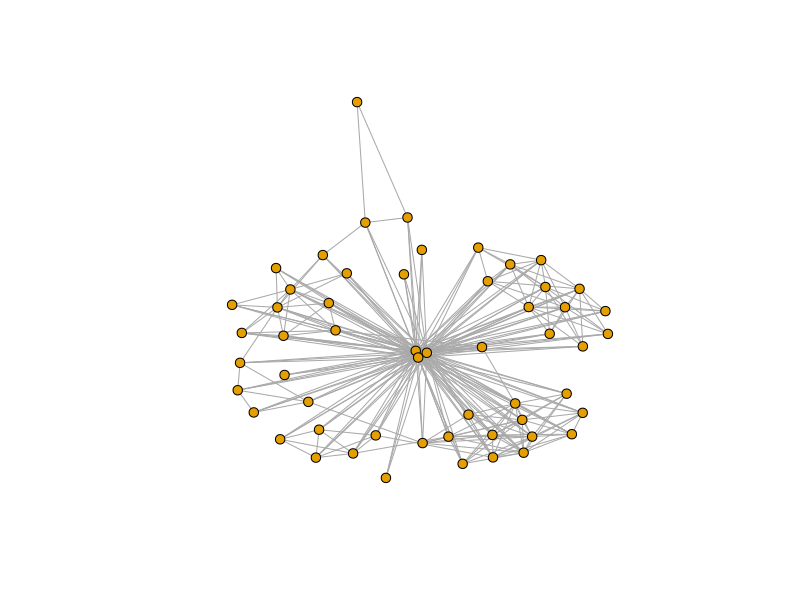
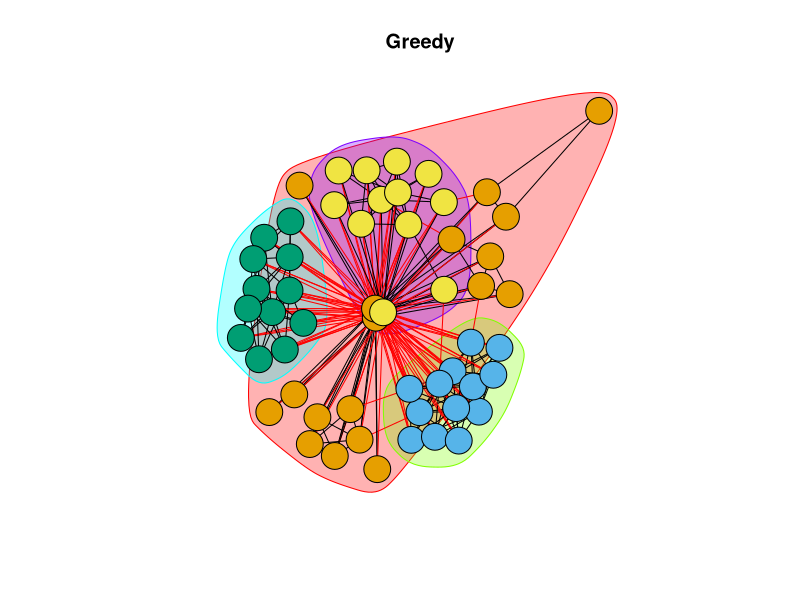

Recreate these plots in R, in order. (Note: this script raises an error after producing the figures.)
library(tidyverse)
library(igraph)
email<-read.csv("emailnet.csv")
email_Jan6<- email |> dplyr::filter(day==6 & to!=From) 
#This is a directed network, but make undirected to detect communities:
g = igraph::graph_from_data_frame(email_Jan6, directed=FALSE)
#Make edges unweighted
g_simple <- igraph::simplify(g, remove.multiple = TRUE, remove.loops = TRUE)
plot(g_simple, vertex.label=NA, vertex.size=5,edge.arrow.size=.3)
cfg<-cluster_fast_greedy(g_simple)
plot(cfg, g_simple, main="Greedy", vertex.label=NA)
LO<- layout_with_fr(g_simple)

walktrap<-cluster_walktrap(g_simple)
between<-cluster_edge_betweenness(g_simple)
greedy<-cluster_fast_greedy(g_simple)

modularity(walktrap)
modularity(between)
modularity(ceb)


par(mfrow=c(2,2),mar=c(0,0,1,0))
plot(walktrap, g_simple, main="Short Random Walks", vertex.label=NA, layout=LO)
plot(between, g_simple, main="Betweeness", vertex.label=NA, layout=LO)
plot(greedy, g_simple, main="Greedy", vertex.label=NA, layout=LO)